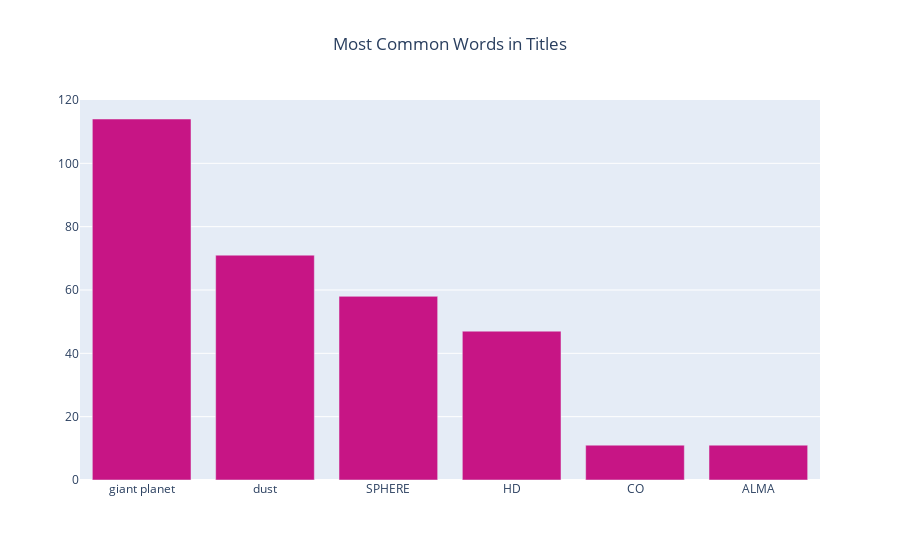

Here is the notebook cell this chart was saved with:
### Code cell
# to sort the bar chart in descending order
sortx = [words for _,words in sorted(zip(wordcloud_phrases, wordcloud_phrases), reverse = True)]
sorty = sorted(wordcloud_phrases_counts, reverse = True)

data = go.Bar(x = sortx, y = sorty, hoverinfo = 'text', marker_color = 'mediumvioletred',
             hovertext = ["The word '{0}' pops up {1} times".format(sortx[i], sorty[i]) for i in range(len(sortx))])
layout = go.Layout(title = go.layout.Title(
                    text = 'Most Common Words in Titles',
                    xref = 'paper',
                    x = 0.5,
                    xanchor = 'center'))
fig = go.Figure(data = data, layout = layout)
fig.show()

### Figure 1 — Plotly figure (JSON) as saved in the notebook; plotly's stock layout.template omitted (floating-point values rounded to 4 significant figures)
{"data": [{"hoverinfo": "text", "hovertext": ["The word 'giant planet' pops up 114 times", "The word 'dust' pops up 71 times", "The word 'SPHERE' pops up 58 times", "The word 'HD' pops up 47 times", "The word 'CO' pops up 11 times", "The word 'ALMA' pops up 11 times"], "marker": {"color": "mediumvioletred"}, "type": "bar", "x": ["giant planet", "dust", "SPHERE", "HD", "CO", "ALMA"], "y": [114, 71, 58, 47, 11, 11]}], "layout": {"title": {"text": "Most Common Words in Titles", "x": 0.5, "xanchor": "center", "xref": "paper"}}}
